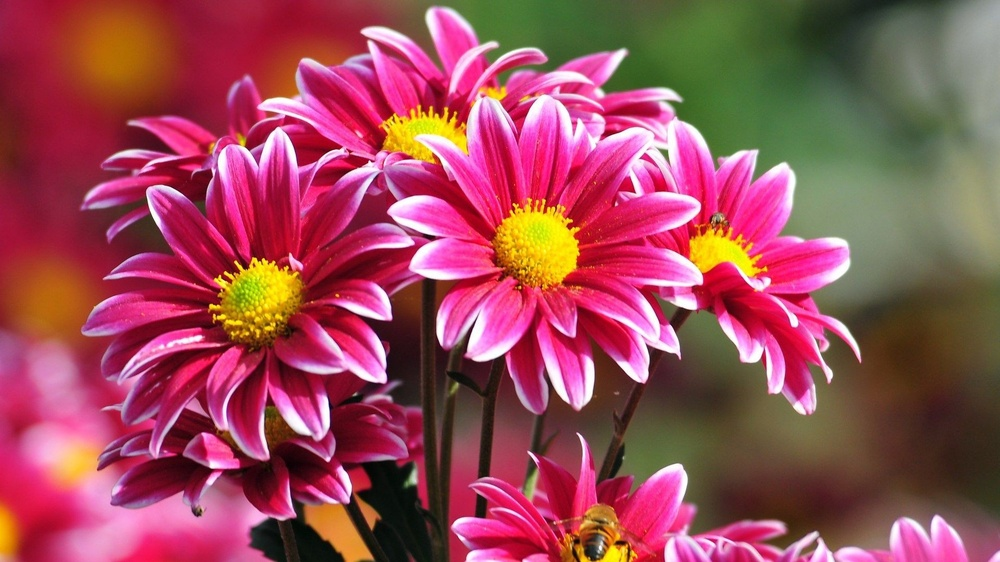
#> input picture image.jpg, 1000 x 562 px, shrunk from 1920 x 1080 before the run, found by its file name
$ python closing.py
#> lines starting #> are read from the running program, lines starting #| are printed output that depends on the picture; after the words box and inside, x2 and y2 are one past the last pixel; in counts of white or black regions, pixels touching at a corner belong together
import cv2
import numpy as np

image = cv2.imread("image.jpg")
#> image is the input picture: shape (562, 1000, 3); mean B, G, R 87.3, 75.4, 154.7

if image is None:
    print("ERROR: Image not found!")
else:
    gray = cv2.cvtColor(image, cv2.COLOR_BGR2GRAY)
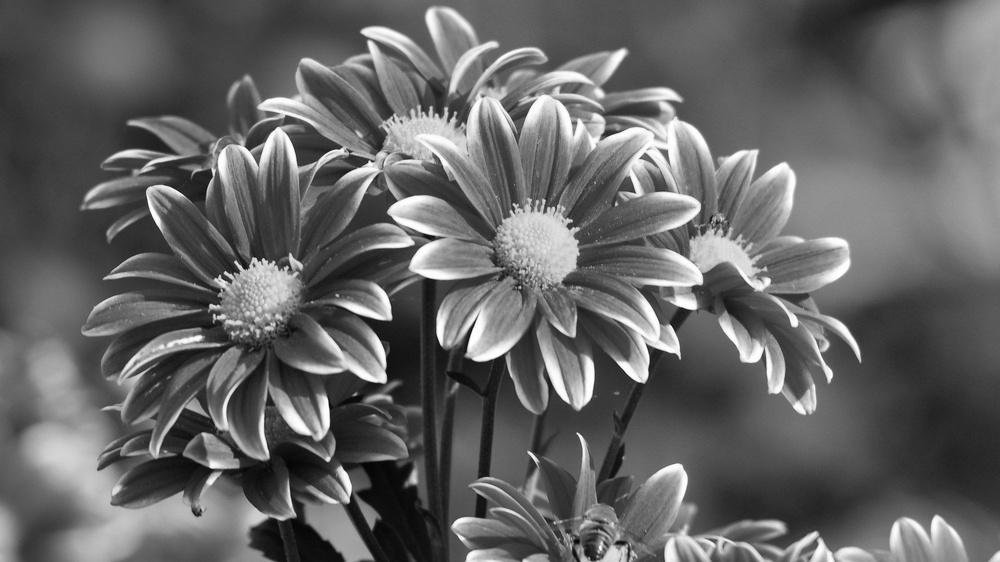
#> gray: shape (562, 1000); min 4, max 255, mean 100.5
    _, binary = cv2.threshold(gray, 127, 255, cv2.THRESH_BINARY)
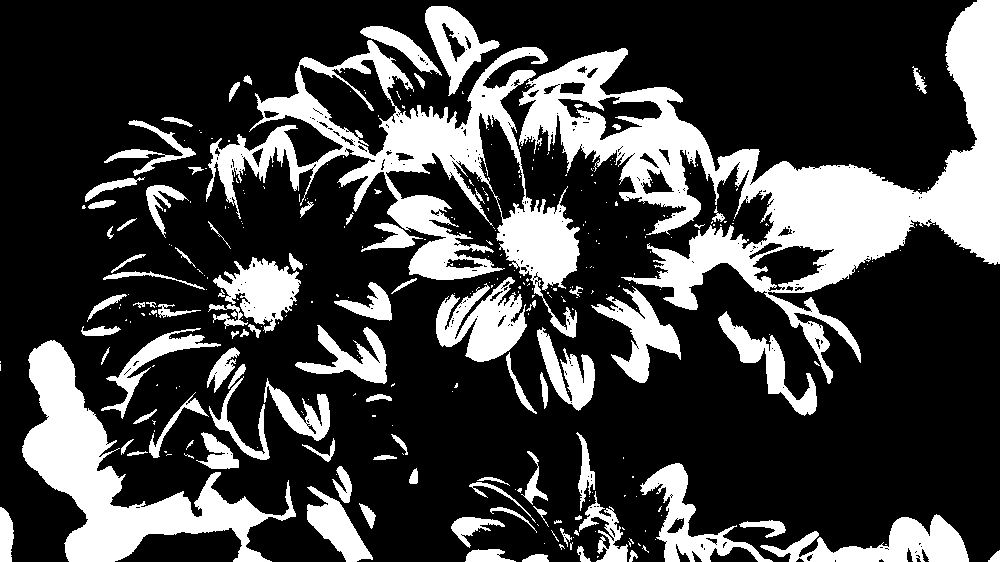
#> binary: shape (562, 1000); 25.7% white; 344 white regions (250 under 20 px), largest, box (x1, y1, x2, y2) and area: (206, 0, 1000, 384) 73740, (22, 340, 296, 562) 17696, (760, 514, 969, 562) 4587

    kernel = np.ones((5, 5), np.uint8)
    result = cv2.morphologyEx(binary, cv2.MORPH_CLOSE, kernel)
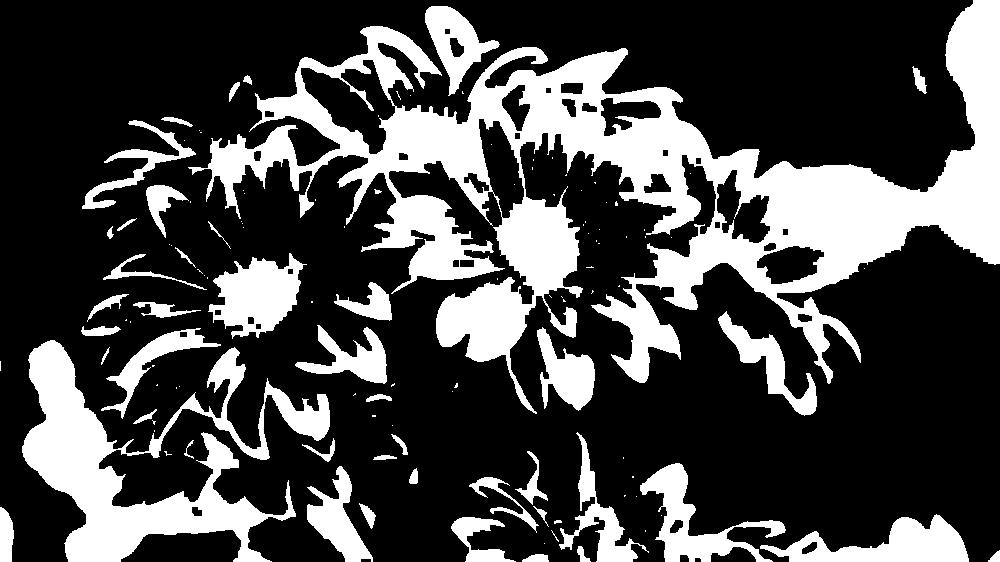
#> result: shape (562, 1000); 28% white; 121 white regions (75 under 20 px), largest, box (x1, y1, x2, y2) and area: (188, 0, 1000, 414) 92013, (22, 340, 330, 562) 23139, (760, 514, 969, 562) 4856

    cv2.imshow("Original Image", image)
    cv2.imshow("Closing Operation", result)
    cv2.imwrite("closing_output.jpg", result)

    cv2.waitKey(0)
    cv2.destroyAllWindows()
